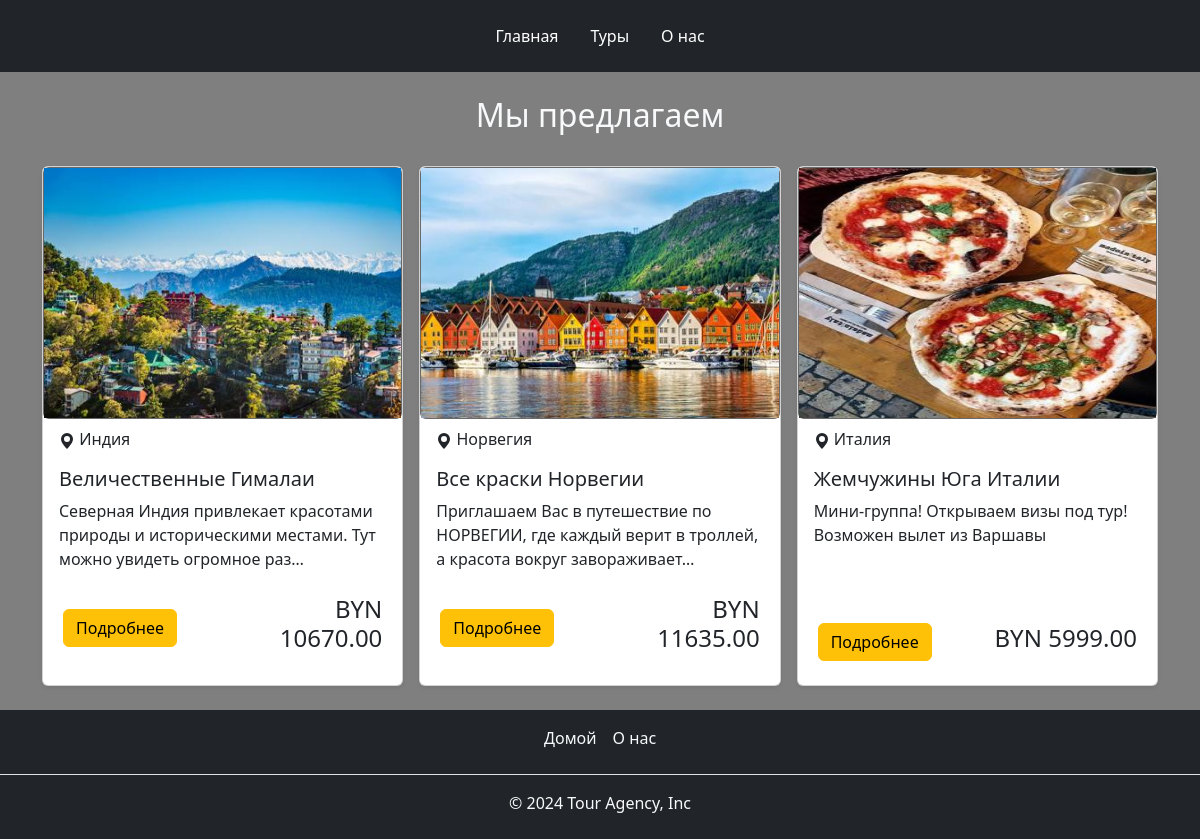
Page /catalog/tours/ on the earlier database version.
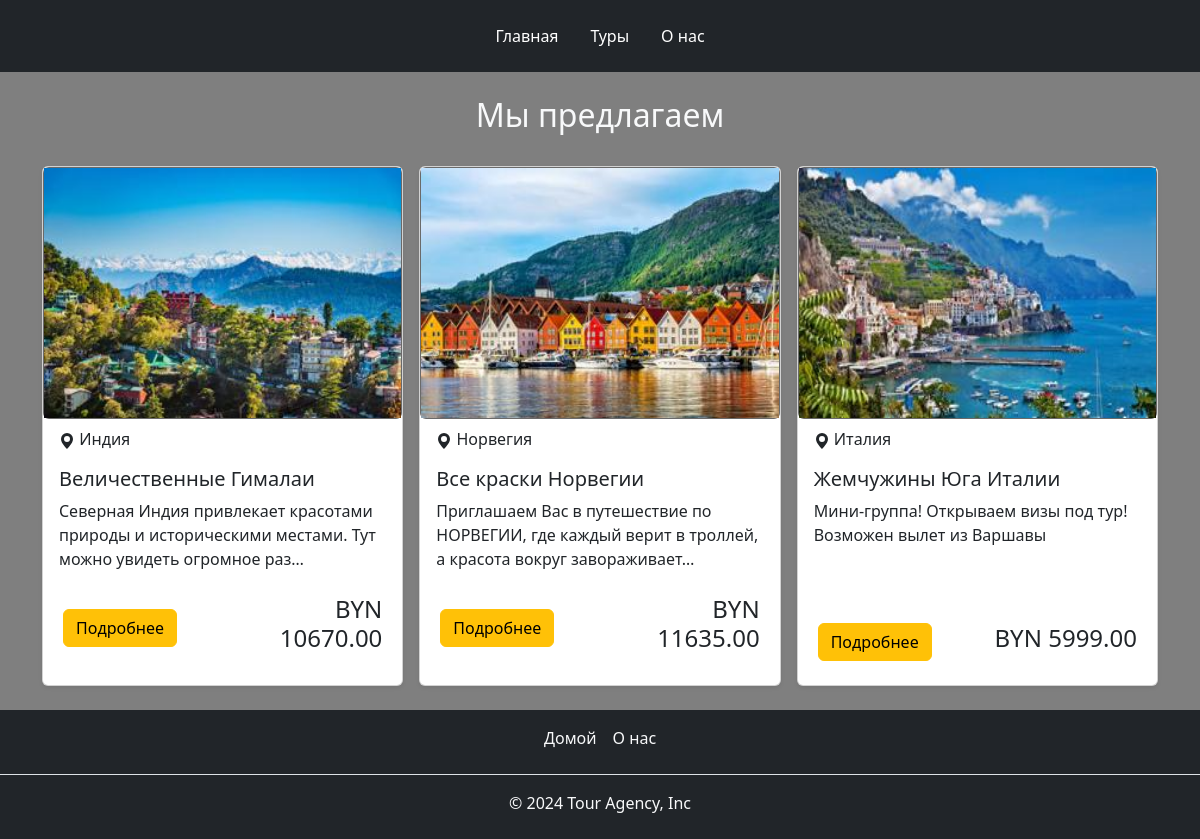
Same page on the later database version.
### catalog/models.py (models this page shows, shortened)
class Tour(models.Model):
    name = models.CharField(max_length=200, verbose_name="Tour name")
    category = models.ForeignKey(Category, on_delete=models.CASCADE, related_name="tours")
    price = models.DecimalField(verbose_name="Price", max_digits=10, decimal_places=2)
    destination = models.ForeignKey(Country, on_delete=models.CASCADE, related_name="tours")
    city = models.CharField(verbose_name="City", max_length=50, null=True, blank=True)
    description = models.TextField(verbose_name="Description", null=True, blank=True)
    duration = models.IntegerField(verbose_name="Duration", null=True, blank=True)
    is_family = models.BooleanField(verbose_name="Family", null=True, blank=True, default=False)
    is_visa = models.BooleanField(verbose_name="Visa", null=True, blank=True)
    image = models.ImageField(
        verbose_name="Image",
        upload_to="products/%Y/%m/%d",
        blank=True,
        default="default_trip.png"
    )
    created_at = models.DateTimeField(auto_now_add=True)
    updated_at = models.DateTimeField(auto_now=True)
    slug = models.SlugField(max_length=100, unique=True)
    def get_absolute_url(self):
        return reverse("catalog:tour_detail", kwargs={"tour_slug": self.slug})
    class Meta:
        verbose_name = "Tour"
        verbose_name_plural = "Tours"
        ordering = ["name"]

class Country(models.Model):
    name = models.CharField(max_length=100)
    class Meta:
        verbose_name = "Country"
        verbose_name_plural = "Countries"

### catalog/views.py (the view)
# urls.py: path("tours/", TourListView.as_view(), name="tour_list"),
class TourListView(ListView):
    model = Tour
    template_name = "tours.html"
    context_object_name = "tours"
    def get_context_data(self, **kwargs):
        context = super(TourListView, self).get_context_data(**kwargs)
        context["title"] = "Tour Agency - Список туров"
        return context

### catalog/templates/tours.html
{% extends 'base.html' %}
{% block content %}
    <div class="d-flex justify-content-center text-center text-light mt-4">
        <h2>Мы предлагаем</h2>
    </div>
    <div class="album py-4">
        <div class="container">
            <div class="row row-cols-1 row-cols-sm-2 row-cols-md-3 g-3">
                {% for tour in tours %}
                    <div class="col">
                        <div class="card shadow-sm h-100">
                            <div class="card" style="background-color: gray">
                                <div class="d-flex flex-column">
                                    <img alt="#" class="img-responsive" src="{{ tour.image.url }}"
                                         style="width: 100%; height: 250px"/>
                                </div>
                            </div>
                            <div class="row mt-2 ms-1" >
                                <div class="col">
                                    <svg xmlns="http://www.w3.org/2000/svg" width="16" height="16" fill="currentColor"
                                         class="bi bi-geo-alt-fill" viewBox="0 0 16 16">
                                        <path d="M8 16s6-5.686 6-10A6 6 0 0 0 2 6c0 4.314 6 10 6 10m0-7a3 3 0 1 1 0-6 3 3 0 0 1 0 6"/>
                                    </svg>
                                    <span>{{ tour.destination.name }}</span>
                                </div>
                            </div>
                            <div class="card-body">
                                <h5 class="card-title">{{ tour.name }}</h5>
                                <p class="card-text">{{ tour.description|truncatechars:100 }}</p>
                            </div>
                            <div class="row d-flex align-items-center m-2 mb-4">
                                <div class="col" style="padding-right: 0px;">
                                    <button class="btn btn-warning" onclick="window.location.href='{{ tour.get_absolute_url }}'">Подробнее</button>
                                </div>
                                <div class="col text-end">
                                    <h4>BYN {{ tour.price }}</h4>
                                </div>
                            </div>
                        </div>
                    </div>
                {% endfor %}
            </div>
        </div>
    </div>
{% endblock %}

Differences in the rows shown:
changed Tour "Величественные Гималаи": image: a different picture
changed Tour "Все краски Норвегии": image: a different picture
changed Tour "Жемчужины Юга Италии": image: a different picture
